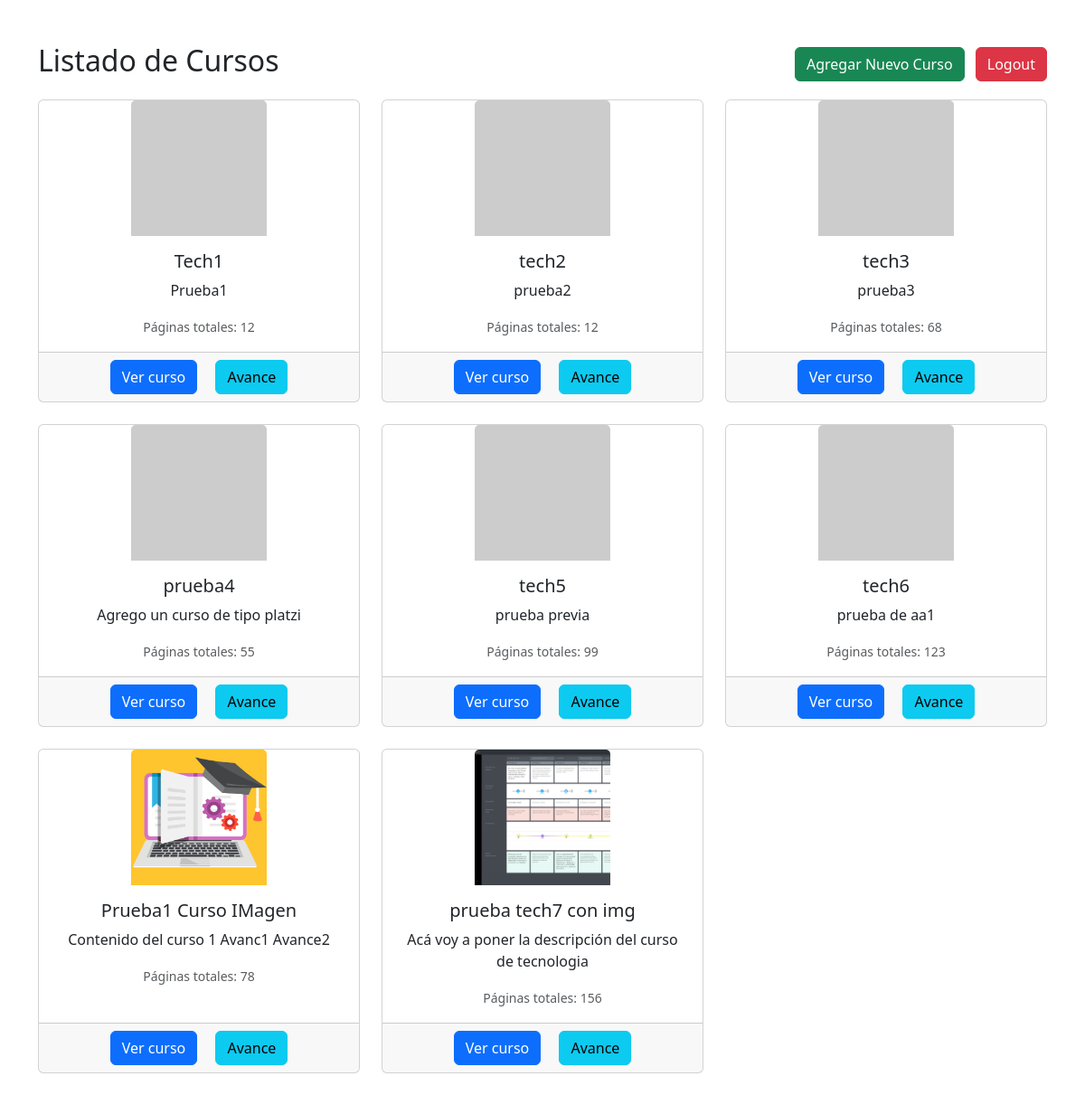
The app's page /cursos/listado/ (signed in), older data.
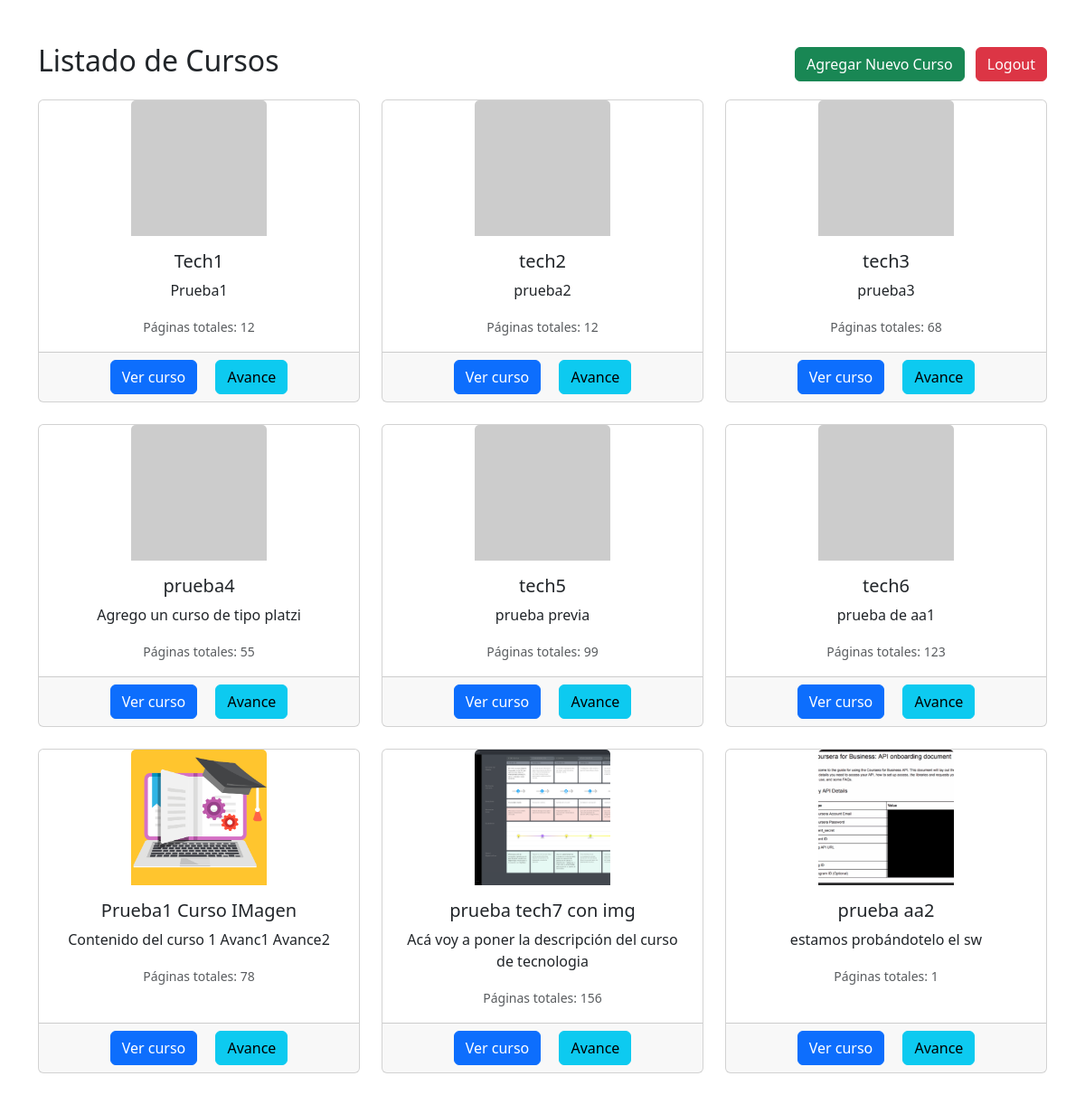
The same page, newer data.
### cursos/models.py (models this page shows, shortened)
class Curso(models.Model):
    nombre = models.CharField(max_length=200)
    descripcion = models.TextField()
    total_paginas = models.IntegerField()
    imagen = models.ImageField(upload_to='cursos_imagenes/', blank=True, null=True)  # Campo para la imagen

### cursos/views.py (the view)
# urls.py: path('listado/', views.listado_cursos, name='listado_cursos'),
@login_required
def listado_cursos(request):
    cursos = Curso.objects.all()
    return render(request, 'cursos/listado_cursos.html', {'cursos': cursos})

### cursos/templates/cursos/listado_cursos.html (shortened to what this page needs)
<!DOCTYPE html>
{% load form_filters %}
<html lang="es">
<head>
    <link href="https://cdn.jsdelivr.net/npm/bootstrap@5.3.0/dist/css/bootstrap.min.css" rel="stylesheet">
</head>
<body>
    <div class="container mt-5">
        <div class="d-flex justify-content-between align-items-center mb-3">
            <h2>Listado de Cursos</h2>
            <div>
                <a href="{% url 'registro_curso' %}" class="btn btn-success">Agregar Nuevo Curso</a>
                <a href="{% url 'logout' %}" class="btn btn-danger ms-2">Logout</a>
            </div>
        </div>
        <div class="row">
            {% for curso in cursos %}
            <div class="col-md-4 mb-4">
                <div class="card h-100">
                    {% if curso.imagen %}
                    <img src="{{ curso.imagen.url }}" class="card-img-top" alt="{{ curso.nombre }}" style="width:150px; height:150px; object-fit:cover; margin:auto;">
                    {% else %}
                    <img src="https://via.placeholder.com/150" class="card-img-top" alt="Imagen no disponible" style="width:150px; height:150px; object-fit:cover; margin:auto;">
                    {% endif %}
                    <div class="card-body text-center">
                        <h5 class="card-title">{{ curso.nombre }}</h5>
                        <p class="card-text">{{ curso.descripcion }}</p>
                        <p class="card-text">
                            <small class="text-muted">Páginas totales: {{ curso.total_paginas }}</small>
                        </p>
                    </div>
                    <div class="card-footer text-center">
                        <a href="{% url 'curso_detalle' curso.id %}" class="btn btn-primary mx-2">Ver curso</a>
                        <a href="{% url 'curso_detalle' curso.id %}" class="btn btn-info mx-2">Avance</a>
                    </div>
                </div>
            </div>
            {% empty %}
            <p>No hay cursos disponibles en este momento.</p>
            {% endfor %}
        </div>
    </div>
</body>
</html>

Row changes from the older to the newer data that the page shows:
added Curso: imagen (picture), nombre "prueba aa2", descripcion "estamos probándotelo el sw", total_paginas "1"
